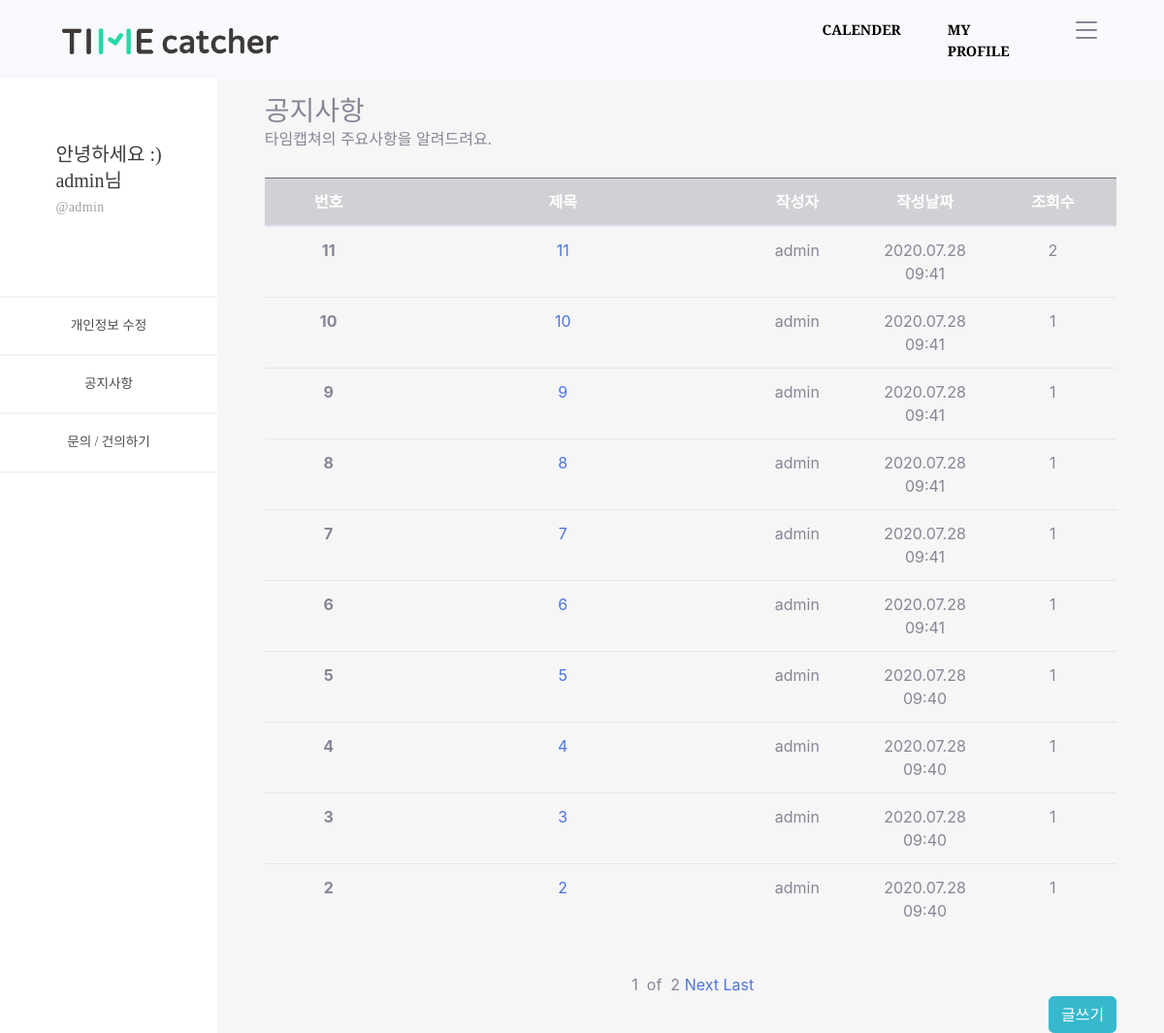
The app's page /timeApp/notices/ (signed in) with its own data.
### timeUser/models.py (models this page shows, shortened)
class Profile(models.Model):
    class Meta:
        verbose_name = 'Profile'
        verbose_name_plural = 'Profile'
    objects = models.Manager()
    user = models.OneToOneField(User, on_delete=models.CASCADE)
    nick = models.CharField(verbose_name='NickName', max_length=50, null=True, blank=True)
    birth_date = models.DateTimeField(null=True, blank=True)
    plan = models.IntegerField(default=0, null=True, blank=True)

### timeApp/models.py (models this page shows, shortened)
class Notices(models.Model):
    objects = models.Manager()
    n_user = models.ForeignKey(User, on_delete = models.CASCADE, null = True)
    n_title = models.CharField(max_length=100)
    n_body = models.TextField()
    n_hit = models.PositiveIntegerField(default=0)
    n_input_date = models.DateTimeField('date published', default=timezone.now)

### timeApp/views.py (the view)
# urls.py: path('notices/', views.notices, name='notices'),
def notices(request):
    notices = Notices.objects.all().order_by('-id')
    paginator = Paginator(notices,10)
    page = request.GET.get('page')
    notices_posts = paginator.get_page(page)
    conn_user = request.user
    conn_profile = Profile.objects.get(user=conn_user)
    context = {
        'id' : conn_user.username,
        'nick' : conn_profile.nick,
        'notices' : notices,
        'notices_posts' : notices_posts,
    }
    return render(request, 'notices.html', context=context)

### timeApp/templates/notices.html (shortened to what this page needs)
{% extends 'base_side.html' %}
{% load static %}
{% block content_side %}
<div id="content-wrapper" style="background-color: #f6f6f6;" class="d-flex justify-content-center">
  <div class="cantrion" style="margin-top: 10%; width: 90%;">
    <h3 class="mb-0">공지사항</h3>
    <div class="mb-1 text-muted">타임캡쳐의 주요사항을 알려드려요.</div>
    <br>
    <table class="table table-hover">
      <thead>
        <colgroup>
          <col style="width: 15%;">
          <col style="width: 40%;">
          <col style="width: 15%;">
          <col style="width: 15%;">
          <col style="width: 15%;">
        </colgroup>
        <tr class="text-center table-dark">
          <th scope="col">번호</th>
          <th scope="col">제목</th>
          <th scope="col">작성자</th>
          <th scope="col">작성날짜</th>
          <th scope="col">조회수</th>
        </tr>
      </thead>
      <tbody>
        {% for notice in notices_posts %}
        <tr class="text-center">
          <th scope="row">{{ notice.id }}</th>
          <td><a href="{% url 'notices_detail' notice.id %}">{{ notice.n_title }}</a></td>
          <td>{{ notice.n_user }}</td>
          <td>{{ notice.n_input_date | date:"Y.m.d h:i" }}</td>
          <td>{{ notice.n_hit }}</td>
        </tr>
        {% endfor %}
      </tbody>
    </table>
    <br>
    <div class="d-flex justify-content-center">
      <span>{{notices_posts.number}}</span>
      <span>&nbsp of &nbsp</span>
      <span>{{notices_posts.paginator.num_pages}}</span>
      {%if notices_posts.has_next%}
      <a href="?page={{notices_posts.next_page_number}}">Next&nbsp</a>
      <a href="?page={{notices_posts.paginator.num_pages}}">Last</a>
      {%endif%}
    </div>
    <div class="d-flex justify-content-end">
      <a href="{% url 'notices_create' %}" class="btn btn-info">글쓰기</a>
    </div>
  </div>
</div>
{% endblock %}

### timeProject/templates/base_side.html
{% extends 'base.html' %}
{% load static %}
{% block content %}
<div id="wrapper">
  <ul class="navbar-nav sidebar sidebar-dark accordion" id="accordionSidebar">
    <li class="nav-item active d-flex justify-content-center" style="margin-top: 65%; margin-bottom: 35%;">
      <div class="text-left">
        <a
          style="font-family: SDGtNeobUni-gEb; font-size: 20px; font-weight: normal; font-stretch: normal; font-style: normal; line-height: 1.35; letter-spacing: normal; text-align: left; color: #3e3a39;">안녕하세요
          :)</a>
        <br>
        <a
          style="font-family: SDGtNeobUni-gEb; font-size: 20px; font-weight: normal; font-stretch: normal; font-style: normal; line-height: 1.35; letter-spacing: normal; text-align: left; color: #3e3a39;">{{ nick }}님</a>
        <br>
        <a
          style=" font-family: SDGtNeobUni-bLt; font-size: 14px; font-weight: normal; font-stretch: normal; font-style: normal; line-height: 1.93; letter-spacing: normal; text-align: left; color: #a0a0a0; letter-spacing: 0.38px;">@{{ nick }}</a>
      </div>
    </li>
    <a>
      <hr style="border: solid 1px #f3f3f3;" class="mb-0 mt-0"></a>
    <li class="nav-item active">
      <a class="nav-link" href="{% url 'profile_update' %}" style="font-family: SDGtNeobUni-bLt;
              font-size: 14px;
              font-weight: normal;
              font-stretch: normal;
              font-style: normal;
              line-height: 1.93;
              letter-spacing: normal;
              text-align: left;
              color: #4c4c4c;">
        <span class="d-flex align-items-center justify-content-center">개인정보 수정</span></a>
    </li>
    <a>
      <hr style="border: solid 1px #f3f3f3;" class="mb-0 mt-0"></a>
    <li class="nav-item active">
      <a class="nav-link" href="{% url 'notices' %}" style="font-family: SDGtNeobUni-bLt;
              font-size: 14px;
              font-weight: normal;
              font-stretch: normal;
              font-style: normal;
              line-height: 1.93;
              letter-spacing: normal;
              text-align: left;
              color: #4c4c4c;">
        <span class="d-flex align-items-center justify-content-center">공지사항</span></a>
    </li>
    <a>
      <hr style="border: solid 1px #f3f3f3;" class="mb-0 mt-0"></a>
    <li class="nav-item active">
      <a class="nav-link" href="{% url 'customer' %}" style="font-family: SDGtNeobUni-bLt;
              font-size: 14px;
              font-weight: normal;
              font-stretch: normal;
              font-style: normal;
              line-height: 1.93;
              letter-spacing: normal;
              text-align: left;
              color: #4c4c4c;">
        <span class="d-flex align-items-center justify-content-center">문의 / 건의하기</span></a>
    </li>
    <a>
      <hr style="border: solid 1px #f3f3f3;" class="mb-0 mt-0"></a>
  </ul>
  {% block content_side %}
  {% endblock %}
</div>
{% endblock %}

### records on screen
Profile: nick "admin"
Notices: id "11", n_title "11", n_user "admin", n_input_date "2020.07.28 09:41", n_hit "2"
Notices: id "10", n_title "10", n_user "admin", n_input_date "2020.07.28 09:41", n_hit "1"
Notices: id "9", n_title "9", n_user "admin", n_input_date "2020.07.28 09:41", n_hit "1"
Notices: id "8", n_title "8", n_user "admin", n_input_date "2020.07.28 09:41", n_hit "1"
Notices: id "7", n_title "7", n_user "admin", n_input_date "2020.07.28 09:41", n_hit "1"
Notices: id "6", n_title "6", n_user "admin", n_input_date "2020.07.28 09:41", n_hit "1"
Notices: id "5", n_title "5", n_user "admin", n_input_date "2020.07.28 09:40", n_hit "1"
Notices: id "4", n_title "4", n_user "admin", n_input_date "2020.07.28 09:40", n_hit "1"
Notices: id "3", n_title "3", n_user "admin", n_input_date "2020.07.28 09:40", n_hit "1"
Notices: id "2", n_title "2", n_user "admin", n_input_date "2020.07.28 09:40", n_hit "1"

### other values on screen
{{ notices_posts.number }} "1"
{{ notices_posts.paginator.num_pages }} "2"
